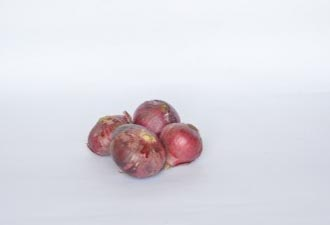
#> input picture dataset/Onion/Oni_040.jpg, 330 x 225 px, found by its file name
$ python main.py
#> lines starting #> are read from the running program, lines starting #| are printed output that depends on the picture; after the words box and inside, x2 and y2 are one past the last pixel; in counts of white or black regions, pixels touching at a corner belong together
### src/procesamiento/ruido.py
import cv2

def quitar_ruido(imagen):
    return cv2.GaussianBlur(imagen, (5,5), 0)

### src/procesamiento/segmentacion.py
import cv2
import numpy as np


def segmentar(imagen_bgr):
    """
    Recibe la imagen BGR original (sin ruido).
    Devuelve la máscara binaria segmentada.
    """
    gris = cv2.cvtColor(imagen_bgr, cv2.COLOR_BGR2GRAY)

    # 1. Umbralización automática con Otsu
    _, umbral = cv2.threshold(
        gris, 0, 255,
        cv2.THRESH_BINARY_INV + cv2.THRESH_OTSU
    )

    # 2. Apertura: eliminar ruido pequeño
    kernel = np.ones((3, 3), np.uint8)
    opening = cv2.morphologyEx(umbral, cv2.MORPH_OPEN, kernel, iterations=2)

    # 3. Separar objetos pegados (erosión) y reconstruir (dilatación)
    separada = cv2.erode(opening, kernel, iterations=2)
    separada = cv2.dilate(separada, kernel, iterations=2)

    # 4. Fondo seguro
    sure_bg = cv2.dilate(separada, kernel, iterations=3)

    # 5. Foreground seguro por transformada de distancia
    dist = cv2.distanceTransform(separada, cv2.DIST_L2, 5)
    _, thresh_dist = cv2.threshold(dist, 0.3 * dist.max(), 255, 0)
    sure_fg = np.uint8(thresh_dist)

    # 6. Zona desconocida
    unknown = cv2.subtract(sure_bg, sure_fg)

    # 7. Etiquetado + watershed
    _, markers = cv2.connectedComponents(sure_fg)
    markers = markers + 1
    markers[unknown == 255] = 0

    # watershed necesita imagen BGR (no gris convertida)
    markers = cv2.watershed(imagen_bgr, markers)

    # 8. Máscara final
    mascara = np.zeros(gris.shape, dtype=np.uint8)
    mascara[markers > 1] = 255

    return mascara

### src/procesamiento/contornos.py
import cv2
import numpy as np


def detectar_contornos(imagen, umbral):
    """
    Detecta, caracteriza y clasifica los contornos del umbral sobre la imagen BGR.
    """
    contornos, _ = cv2.findContours(
        umbral, cv2.RETR_EXTERNAL, cv2.CHAIN_APPROX_SIMPLE
    )

    imagen_contornos = imagen.copy()
    contador = 0

    # Convertir espacios de color una sola vez, fuera del loop
    hsv = cv2.cvtColor(imagen, cv2.COLOR_BGR2HSV)
    rgb = cv2.cvtColor(imagen, cv2.COLOR_BGR2RGB)

    for c in contornos:

        area = cv2.contourArea(c)
        if area < 500:
            continue

        # ── Geometría ──────────────────────────────────────────────────────
        perimetro = cv2.arcLength(c, True)

        circularidad = 0.0
        if perimetro > 0:
            circularidad = (4 * np.pi * area) / (perimetro ** 2)

        x, y, w, h = cv2.boundingRect(c)
        aspect_ratio = w / h

        # ── Máscara del objeto ─────────────────────────────────────────────
        mask = np.zeros(umbral.shape, dtype=np.uint8)
        cv2.drawContours(mask, [c], -1, 255, -1)

        # ── Media RGB ──────────────────────────────────────────────────────
        pixels_rgb = rgb[mask > 0]
        media_RGB = np.mean(pixels_rgb, axis=0)

        # ── Media HSV ──────────────────────────────────────────────────────
        pixels_hsv = hsv[mask > 0]
        media_HSV = np.mean(pixels_hsv, axis=0)

        # ── Extracción HSV filtrada para clasificación ─────────────────────
        objeto_hsv = hsv[mask > 0]
        H_raw = objeto_hsv[:, 0]
        S_raw = objeto_hsv[:, 1]
        V_raw = objeto_hsv[:, 2]

        # Filtrar reflejos, píxeles muy oscuros y poco saturados
        mascara_color = (S_raw > 40) & (V_raw < 230) & (V_raw > 30)
        H = H_raw[mascara_color]
        S = S_raw[mascara_color]

        if len(H) == 0:
            print(f"[AVISO] Contorno sin píxeles válidos (área {area:.0f}), omitido.")
            continue

        # ── Métricas de clasificación ──────────────────────────────────────
        S_prom = np.mean(S)
        std_S  = np.std(S)
        H_prom = np.mean(H)
        std_H  = np.std(H)

        print(f"  H_prom={H_prom:.1f}  S_prom={S_prom:.1f}  "
              f"std_H={std_H:.1f}  std_S={std_S:.1f}")

        # ── Clasificación ──────────────────────────────────────────────────
        #
        # Basado en valores reales observados:
        #   Tomate:  H_prom < 20 o H_prom > 160  (rojo/naranja en HSV OpenCV)
        #   Cebolla: H_prom en rango medio        (H=93 en este dataset)
        #
        # El canal H es el discriminador principal porque la distancia
        # entre H=93 (cebolla) y H<20 (tomate) es demasiado grande
        # para confundirse, independientemente de S o V.

        ES_TOMATE_H   = (H_prom < 20) or (H_prom > 160)
        ES_TOMATE_S   = S_prom > 50
        ES_TOMATE_STD = std_S < 60

        if ES_TOMATE_H and ES_TOMATE_S and ES_TOMATE_STD:
            tipo = "Tomate"
            color_texto = (0, 0, 255)       # rojo en BGR

        elif not ES_TOMATE_H:
            # Tono fuera del rango rojo → no puede ser tomate
            tipo = "Cebolla"
            color_texto = (255, 0, 255)     # magenta en BGR

        elif S_prom < 50 or std_S > 45:
            # Sin tono rojo, baja saturación o muy variable → cebolla blanca/amarilla
            tipo = "Cebolla"
            color_texto = (255, 0, 255)     # magenta en BGR

        else:
            tipo = "Desconocido"
            color_texto = (0, 255, 255)     # amarillo en BGR

        # ── Resumen en consola ─────────────────────────────────────────────
        print("\n  RESUMEN DE CARACTERIZACIÓN")
        print(f"  Área:          {area:.0f} px²")
        print(f"  Perímetro:     {perimetro:.1f}")
        print(f"  Circularidad:  {circularidad:.4f}")
        print(f"  Aspect ratio:  {aspect_ratio:.3f}")
        print(f"  Media RGB:     R={media_RGB[0]:.1f}  "
              f"G={media_RGB[1]:.1f}  B={media_RGB[2]:.1f}")
        print(f"  Media HSV:     H={media_HSV[0]:.1f}  "
              f"S={media_HSV[1]:.1f}  V={media_HSV[2]:.1f}")
        print(f"  Clasificación: {tipo}")
        print()

        # ── Dibujar sobre la imagen ────────────────────────────────────────
        cv2.drawContours(imagen_contornos, [c], -1, (0, 255, 0), 2)
        cv2.rectangle(imagen_contornos, (x, y), (x + w, y + h), (255, 0, 0), 2)
        cv2.putText(
            imagen_contornos,
            tipo,
            (x, y - 10),
            cv2.FONT_HERSHEY_SIMPLEX,
            0.7,
            color_texto,
            2,
        )

        contador += 1

    return imagen_contornos, contador

### src/main.py
import cv2
import os

from procesamiento.ruido import quitar_ruido
from procesamiento.segmentacion import segmentar
from procesamiento.contornos import detectar_contornos

# ── Ruta de la imagen ───────────────────────────────────────
ruta_imagen = "dataset/Onion/Oni_040.jpg"
#ruta_imagen = "dataset/Tomates/Tre_040.jpg"

# ── Cargar imagen ───────────────────────────────────────────
imagen = cv2.imread(ruta_imagen)
#> imagen is the input picture: shape (225, 330, 3); mean B, G, R 227.4, 220.1, 221.9
if imagen is None:
    print("Error: no se pudo cargar la imagen:", ruta_imagen)
    exit()

# ── Preprocesamiento ────────────────────────────────────────
imagen_sin_ruido = quitar_ruido(imagen)

# ── Segmentación ────────────────────────────────────────────
# segmentar() recibe BGR directamente; la conversión a gris
# ocurre internamente para que watershed use la imagen a color.
umbral = segmentar(imagen_sin_ruido)
#> in segmentar, `gris = cv2.cvtColor(imagen_bgr, cv2.COLOR_BGR2GRAY)`:
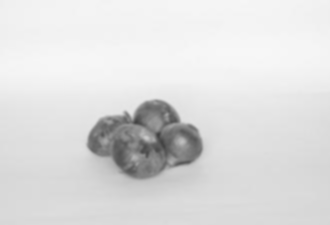
#> gris: shape (225, 330); min 64, max 247, mean 221.5
#> in segmentar, `_, umbral = cv2.threshold( gris, 0, 255, cv2.THRESH_BINARY_INV + cv2.T..`:
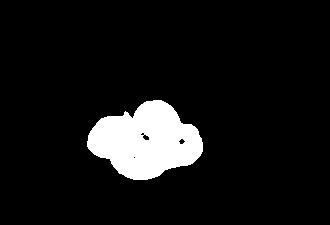
#> umbral: shape (225, 330); 8.3% white; 1 white region, box (x1, y1, x2, y2) and area: (87, 100, 203, 180) 6130
#> in segmentar, `opening = cv2.morphologyEx(umbral, cv2.MORPH_OPEN, kernel, iterations=2)`: opening: shape (225, 330); 8.2% white; 1 white region, box (x1, y1, x2, y2) and area: (87, 100, 203, 180) 6124
#> in segmentar, `separada = cv2.erode(opening, kernel, iterations=2)`: separada: shape (225, 330); 7% white; 1 white region, box (x1, y1, x2, y2) and area: (89, 102, 201, 178) 5176
#> in segmentar, `sure_bg = cv2.dilate(separada, kernel, iterations=3)`: sure_bg: shape (225, 330); 10% white; 1 white region, box (x1, y1, x2, y2) and area: (84, 97, 206, 183) 7401
#> in segmentar, `dist = cv2.distanceTransform(separada, cv2.DIST_L2, 5)`:
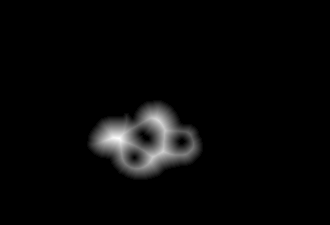
#> dist: shape (225, 330) float32; min 0, max 22.79, mean 0.7; drawn with min black and max white
#> in segmentar, `_, thresh_dist = cv2.threshold(dist, 0.3 * dist.max(), 255, 0)`: thresh_dist: shape (225, 330) float32; 4.8% white; 1 white region, box (x1, y1, x2, y2) and area: (94, 106, 197, 174) 3548
#> in segmentar, `unknown = cv2.subtract(sure_bg, sure_fg)`: unknown: shape (225, 330); 5.2% white; 4 white regions, box (x1, y1, x2, y2) and area: (84, 97, 206, 183) 3155, (135, 127, 155, 146) 303, (173, 133, 191, 150) 250, (128, 151, 141, 164) 145
#> in segmentar, `markers = cv2.watershed(imagen_bgr, markers)`:
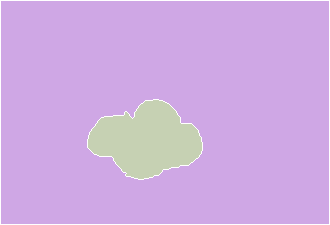
#> markers: shape (225, 330) int32; 3 distinct labels, from -1 to 2; one colour per label, 0 black, -1 white
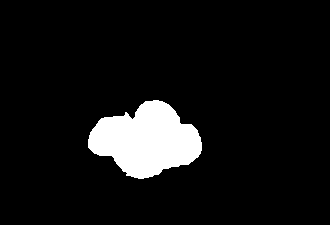
#> umbral: shape (225, 330); 7.9% white; 1 white region

# Guardar versión en grises solo para visualización
gris = cv2.cvtColor(imagen_sin_ruido, cv2.COLOR_BGR2GRAY)

# ── Contornos + caracterización ─────────────────────────────
imagen_contornos, contador = detectar_contornos(imagen, umbral)
#> in detectar_contornos, `contornos, _ = cv2.findContours( umbral, cv2.RETR_EXTERNAL, cv2.CHAIN_..`: contornos = 1 contour; box (x1, y1, x2, y2) and area: (88, 100, 202, 179) 5700
#> in detectar_contornos, `hsv = cv2.cvtColor(imagen, cv2.COLOR_BGR2HSV)`: hsv: shape (225, 330, 3); mean H, S, V 112.7, 17.6, 231.4
#> the loop in detectar_contornos, `for c in contornos: ` made 1 pass
#> (area, perimetro, circularidad, x, y, w, h, aspect_ratio) on pass 1: (5699.5, 331.8, 0.651, 88, 100, 114, 79, 1.44)
#|   H_prom=118.7  S_prom=94.2  std_H=80.8  std_S=27.8
#|   RESUMEN DE CARACTERIZACIÓN
#|   Área:          5700 px²
#|   Perímetro:     331.8
#|   Circularidad:  0.6505
#|   Aspect ratio:  1.443
#|   Media RGB:     R=159.4  G=104.8  B=108.5
#|   Media HSV:     H=119.7  S=90.8  V=159.4
#|   Clasificación: Cebolla
#> after the loop in detectar_contornos, `for c in contornos:`:
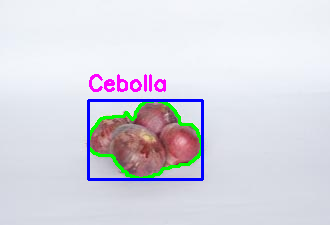
#> imagen_contornos: shape (225, 330, 3); 3.62% of pixels changed, all inside (x1, y1, x2, y2) = (87, 74, 204, 181)
#> after the loop in detectar_contornos, `for c in contornos:`: contador = 1
#> contador = 1

print("Objetos detectados:", contador)
#| Objetos detectados: 1

# ── Texto sobre la imagen resultado ─────────────────────────
cv2.putText(
    imagen_contornos,
    f"Objetos: {contador}",
    (20, 40),
    cv2.FONT_HERSHEY_SIMPLEX,
    1,
    (0, 255, 0),
    2,
)
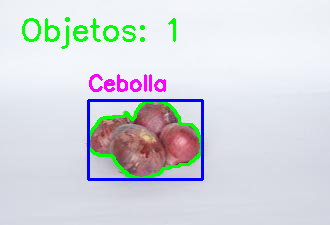
#> imagen_contornos: shape (225, 330, 3); 1.41% of pixels changed, all inside (x1, y1, x2, y2) = (22, 17, 176, 49)

# ── Guardar resultados ───────────────────────────────────────
os.makedirs("resultados", exist_ok=True)
cv2.imwrite("resultados/sin_ruido.jpg",  imagen_sin_ruido)
cv2.imwrite("resultados/gris.jpg",       gris)
cv2.imwrite("resultados/segmentada.jpg", umbral)
cv2.imwrite("resultados/contornos.jpg",  imagen_contornos)

# ── Mostrar ──────────────────────────────────────────────────
cv2.imshow("Original",    imagen)
cv2.imshow("Gris",        gris)
cv2.imshow("Segmentada",  umbral)
cv2.imshow("Contornos",   imagen_contornos)
cv2.waitKey(0)
cv2.destroyAllWindows()

$ run again, with dataset/Onion/Oni_001.jpg copied over dataset/Onion/Oni_040.jpg
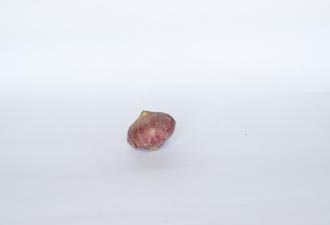
#> input picture dataset/Onion/Oni_001.jpg, 330 x 225 px, found by its file name
#> imagen is the input picture: shape (225, 330, 3); mean B, G, R 235.9, 227.7, 225.1
#> separada: shape (225, 330); 1.6% white; 1 white region, box (x1, y1, x2, y2) and area: (129, 113, 174, 150) 1172
#> sure_bg: shape (225, 330); 2.8% white; 1 white region, box (x1, y1, x2, y2) and area: (124, 108, 179, 155) 2092
#> thresh_dist: shape (225, 330) float32; 1.1% white; 1 white region, box (x1, y1, x2, y2) and area: (132, 116, 171, 147) 835
#> unknown: shape (225, 330); 1.7% white; 1 white region, box (x1, y1, x2, y2) and area: (124, 108, 179, 155) 1257
#> `umbral = segmentar(imagen_sin_ruido)`:
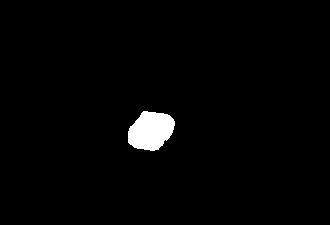
#> umbral: shape (225, 330); 1.9% white; 1 white region
#> contornos = 1 contour; box (x1, y1, x2, y2) and area: (128, 111, 175, 151) 1328
#> hsv: shape (225, 330, 3); mean H, S, V 110.3, 13.9, 236.8
#> the loop in detectar_contornos, `for c in contornos: ` made 1 pass
#> (area, perimetro, circularidad, x, y, w, h, aspect_ratio) on pass 1: (1328.5, 144.5, 0.8, 128, 111, 47, 40, 1.18)
#> (printed output is left out)
#> after the loop in detectar_contornos, `for c in contornos:`: contador = 1
#| Objetos detectados: 1
#> `cv2.putText( imagen_contornos, f"Objetos: {contador}", (20, 40), cv2.F..`:
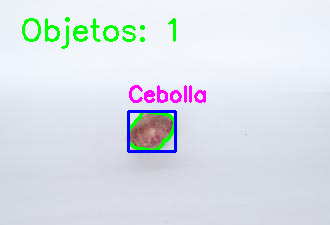
#> imagen_contornos: shape (225, 330, 3); mean B, G, R 232.2, 225.1, 219.8

$ run again, with dataset/Onion/Oni_002.jpg copied over dataset/Onion/Oni_040.jpg
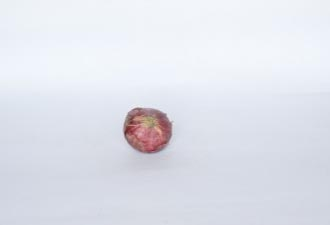
#> input picture dataset/Onion/Oni_002.jpg, 330 x 225 px, found by its file name
#> imagen is the input picture: shape (225, 330, 3); mean B, G, R 235.6, 226.9, 224.6
#> separada: shape (225, 330); 2% white; 1 white region, box (x1, y1, x2, y2) and area: (125, 110, 170, 153) 1499
#> sure_bg: shape (225, 330); 3.3% white; 1 white region, box (x1, y1, x2, y2) and area: (120, 105, 175, 158) 2479
#> thresh_dist: shape (225, 330) float32; 1.3% white; 1 white region, box (x1, y1, x2, y2) and area: (129, 114, 166, 149) 992
#> unknown: shape (225, 330); 2% white; 1 white region, box (x1, y1, x2, y2) and area: (120, 105, 175, 158) 1487
#> `umbral = segmentar(imagen_sin_ruido)`:
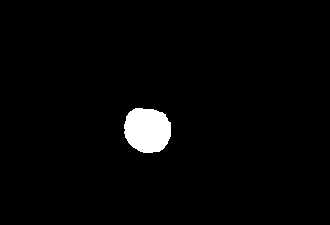
#> umbral: shape (225, 330); 2.3% white; 1 white region
#> contornos = 1 contour; box (x1, y1, x2, y2) and area: (124, 108, 171, 153) 1647
#> hsv: shape (225, 330, 3); mean H, S, V 111.1, 15.1, 236.8
#> the loop in detectar_contornos, `for c in contornos: ` made 1 pass
#> (area, perimetro, circularidad, x, y, w, h, aspect_ratio) on pass 1: (1647, 155.1, 0.861, 124, 108, 47, 45, 1.04)
#> (printed output is left out)
#> after the loop in detectar_contornos, `for c in contornos:`: contador = 1
#| Objetos detectados: 1
#> `cv2.putText( imagen_contornos, f"Objetos: {contador}", (20, 40), cv2.F..`:
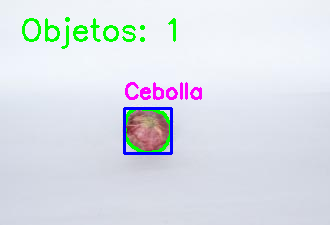
#> imagen_contornos: shape (225, 330, 3); mean B, G, R 232, 224.3, 219.3
